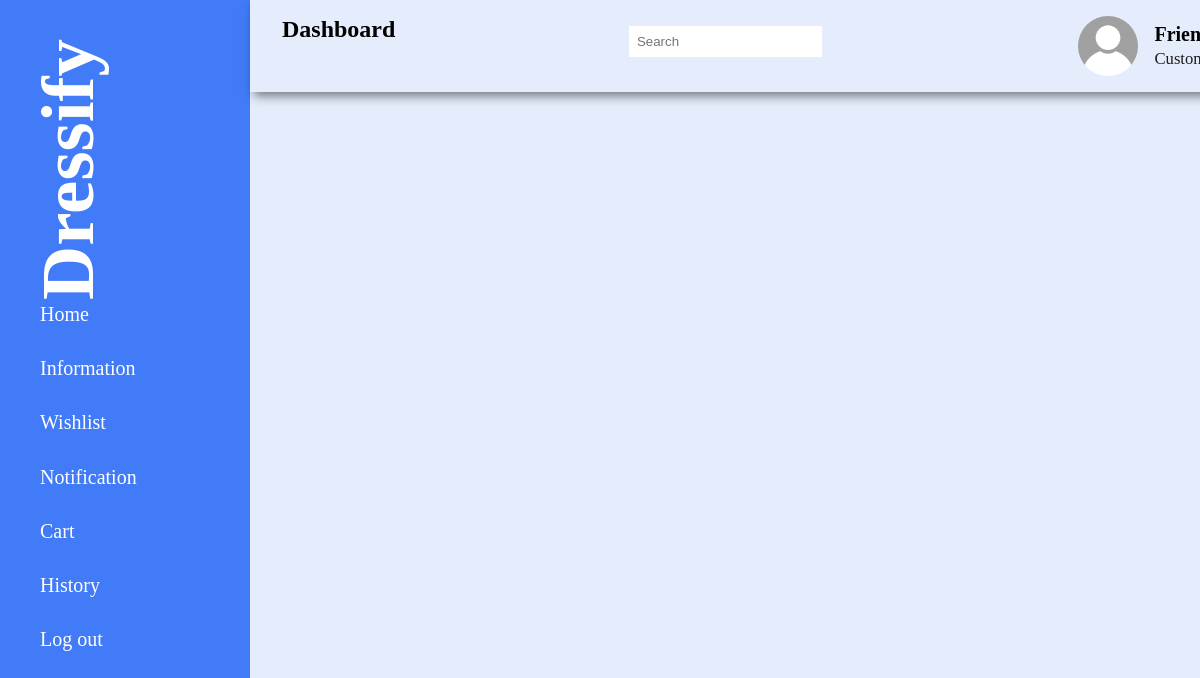
The page /role/customer/CustomerProductlisting.php on the database as committed earlier.
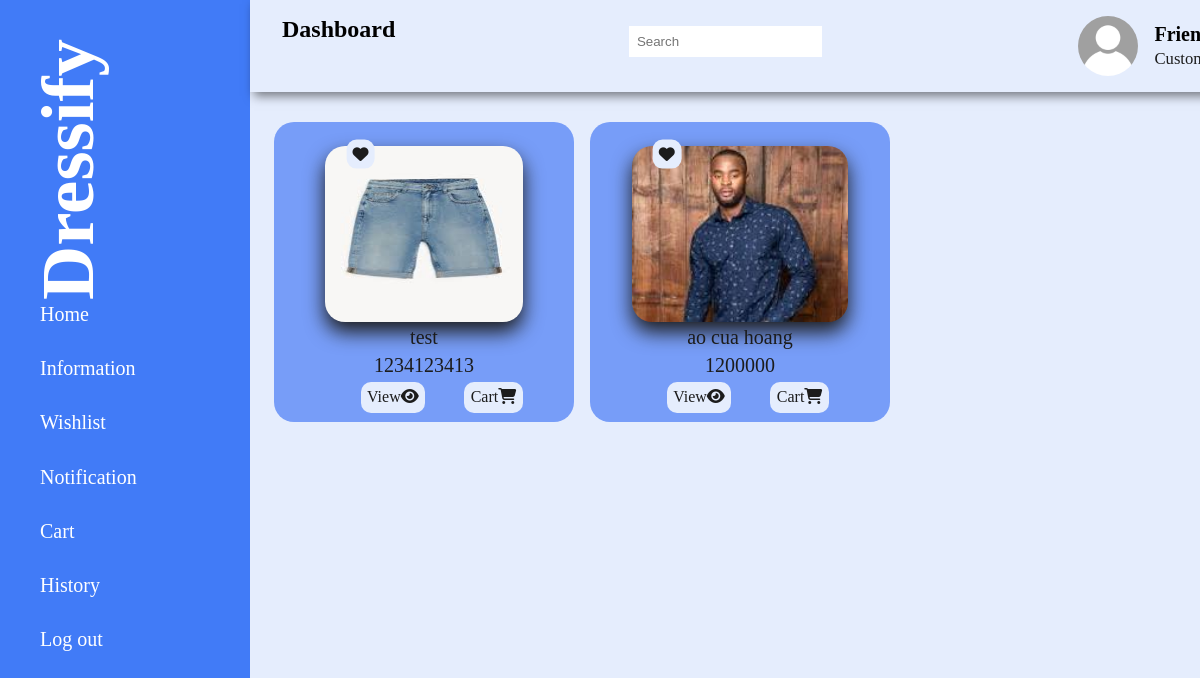
The same page on the database as committed later.
### tables this page shows
CREATE TABLE `products` (
  `product_id` int(255) NOT NULL,
  `owner_id` int(255) NOT NULL,
  `product_name` varchar(255) NOT NULL,
  `description` varchar(255) NOT NULL,
  `price` varchar(255) NOT NULL,
  `category` varchar(255) NOT NULL,
  `image3` varchar(255) NOT NULL,
  `image1` varchar(255) NOT NULL,
  `image2` varchar(255) NOT NULL,
  `stock` int(255) NOT NULL,
  `approve` varchar(255) NOT NULL DEFAULT 'false'
);

### role/customer/CustomerProductlisting.php (the view, shortened to what this page needs)
<?php
    include '../../ConnectDB.php';
?>
<!DOCTYPE html>
<html lang="en">
<head>
    <link rel="stylesheet" href="AdminStyle.css">
    <link rel= "stylesheet" href= "https://maxst.icons8.com/vue-static/landings/line-awesome/line-awesome/1.3.0/css/line-awesome.min.css" >
    <link rel="stylesheet" href="https://cdnjs.cloudflare.com/ajax/libs/font-awesome/6.4.2/css/all.min.css">
</head>
<body>
<?php include 'CustomerSidebar.php'; ?>
<div class="main-content">
    <main>
        <div class="cards-list">
            <?php
                $select_products = mysqli_query($conn, "SELECT * FROM products") or die('Query failed');
                if (mysqli_num_rows($select_products) > 0){
                    while($fetch_products = mysqli_fetch_assoc($select_products)){
                        if ($fetch_products['approve'] == 'True'){
            ?>
                <div class="card-list-single">
                    <div>
                        <a href="CustomerProductlisting.php?add-wishlist=<?php echo $fetch_products['product_id']; ?>" class="wish" onclick = "return confirm('Added to wishlist');"><i class="fa-solid fa-heart"></i></a>
                        <img src = "../../img/product/<?php echo $fetch_products['image1'];?>">
                        <div class="list-content"><?php echo $fetch_products['product_name'] ?></div>
                        <div class="list-content"><?php echo $fetch_products['price'] ?></div>
                        <div>
                            <a href="CustomerProductlisting.php?view=<?php echo $fetch_products['product_id']; ?>" class="edit">View <i class="fa-solid fa-eye"></i></a>
                            <a href="CustomerProductlisting.php?add-cart=<?php echo $fetch_products['product_id']; ?>" class="delete" onclick="return confirm('Added to cart!!');">Cart <i class="fa-solid fa-shopping-cart"></i></a>
                        </div>
                    </div>
                </div>
            <?php
                        }
                    }
                }
            ?>
        </div>
    </main>
</div>
</body>
</html>

### role/customer/CustomerSidebar.php (shortened to what this page needs)
<!DOCTYPE html>
<html lang="en">
<head>
    <link rel="stylesheet" href="../admin/AdminStyle.css">
    <link rel= "stylesheet" href= "https://maxst.icons8.com/vue-static/landings/line-awesome/line-awesome/1.3.0/css/line-awesome.min.css" >
    <link rel= "stylesheet" href= "https://maxst.icons8.com/vue-static/landings/line-awesome/font-awesome-line-awesome/css/all.min.css" >
</head>
<body>
    <div class="sidebar">
        <div class="sidebar-brand">
            <h2><span class=""></span>Dressify</h2>
        </div>
        <div class="sidebar-menu">
            <ul>
                <li>
                    <a href="CustomerProductlisting.php"><span class="la la-home"></span>
                    <span>Home</span></a>
                </li>
                <li>
                    <a href="CustomerProfile.php"><span class="la la-user"></span>
                    <span>Information</span></a>
                </li>
                <li>
                    <a href="CustomerWishlist.php"><span class="la la-hand-holding-heart"></span>
                    <span>Wishlist</span></a>
                </li>
                <li>
                    <a href="CustomerNotificationPage.php"><span class="la la-bell"></span>
                    <span>Notification</span></a>
                </li>
                <li>
                    <a href="Cart.php"><span class="la la-shopping-cart"></span>
                    <span>Cart</span></a>
                </li>
                <li>
                    <a href="History.php"><span class="la la-history"></span>
                    <span>History</span></a>
                </li>
                <li>
                    <a href="../../join.php"><span class="la la-sign-out"></span>
                    <span>Log out</span></a>
                </li>
            </ul>
        </div>
    </div>
    <div class="main-content">
        <header>
            <h2 style ="all: initial; font-size: 1.5em; font-weight: bold; font-family: inherit;">
                <label for="">
                    <span class="la la-bars"></span>
                </label>
                Dashboard
            </h2>
            <div class="search-wrapper">
                <input type="search" placeholder="Search"/>
            </div>
            <div class="user-wrapper">
                <img src="../../img/default_avatar.jpg">
                <div>
                    <h4>Friends</h4>
                    <small>Customer</small>
                </div>
            </div>
        </header>
    </div>
</body>
</html>

### role/admin/AdminStyle.css (style rules this page uses)
:root { --theme-color:#E5EDFD; --dark-blue:#417BF7; --light-blue:#779DF8; --light-sky:#E5EDFD; --black:#1c1c1c; }
* { padding: 0; margin: 0; box-sizing: border-box; list-style-type: none; text-decoration: none; }
body { background-color: var(--theme-color); }
.sidebar { width: 250px; position: fixed; left: 0; top: 0; height: 100%; background: var(--dark-blue); z-index: 2; }
.sidebar-brand { font-size: 50px; color: #ffffff; height: 300px; writing-mode: vertical-rl; text-orientation: mixed; transform: rotate(180deg); margin-left: 25px; }
.sidebar-menu li { width: 100%; margin-bottom: 1.7rem; padding-left: 0.5rem; }
.sidebar-menu a { padding-left: 1rem; display: block; font-size: 20px; color: #ffffff; }
.sidebar-menu a span:first-child { font-size: 1.5rem; padding-right: 1rem; }
.main-content { margin: 0; padding: 0; background-color: var(--theme-color); width: calc(100% - 250px); margin-left: 250px; }
header { display: flex; position: fixed; top: 0; left: 250; width: 87%; justify-content:space-between; padding: 1rem 1.5rem; box-shadow: 4px 4px 10px rgba(0, 0, 0, 0.5); background-color: var(--theme-color); z-index: 5; }
header label span { padding-right: .5rem; }
.search-wrapper { border: 1px solid var(--light-sky); border-radius: 30px; height: 50px; width: 250px; display: flex; align-items: center; }
.search-wrapper input { padding: .5rem; border: none; }
.user-wrapper { margin-right: 50px; display: flex; align-items: center; font-size: 20px; }
.user-wrapper img { width: 60px; height: 60px; border-radius: 50%; margin-right: 1rem; }
.user-wrapper small { display: inline-block; color: var(--black); }
main { margin-top: 50px; padding: 2rem 1.5rem; min-height: calc(100vh - 90); }
.cards-list { margin-top: 40px; display: grid; grid-template-columns: repeat(4, 1fr); grid-gap: 1rem; }
.card-list-single { display: flex; background: var(--light-blue); padding: 1.5rem; border-radius: 20px; width: 300px; height: 300px; justify-content: center; }
.card-list-single img { width: 100%; height: 70%; filter: drop-shadow( 0 10px 10px var(--black) ); border-radius: 20px; }
.card-list-single .list-content { display: flex; justify-content: center; color: var(--black); font-size: 20px; padding-bottom: 0.3rem; }
.card-list-single a { display: inline-flex; justify-content:space-between; margin-left: 2.2rem; background: var(--light-sky); padding: .4rem; border-radius: 10px; color: var(--black); }
.wish { position: absolute; margin-top: .5rem; transform: translate(-50%, -50%); z-index: 2; }

Rows that differ between the two databases and show on the page:
added products: image1 (picture), product_name "test", price "1234123413"
added products: image1 (picture), product_name "ao cua hoang", price "1200000"
